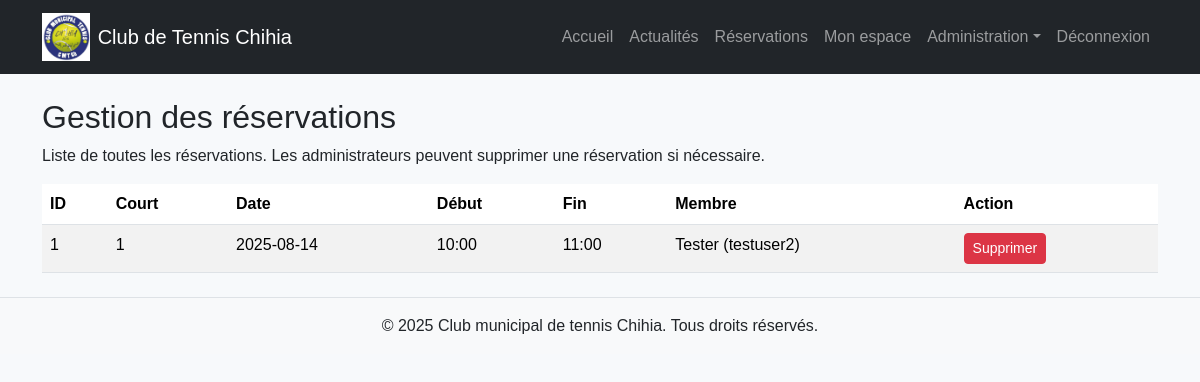
/admin/reservations (signed in), run on an earlier commit of the app's database.
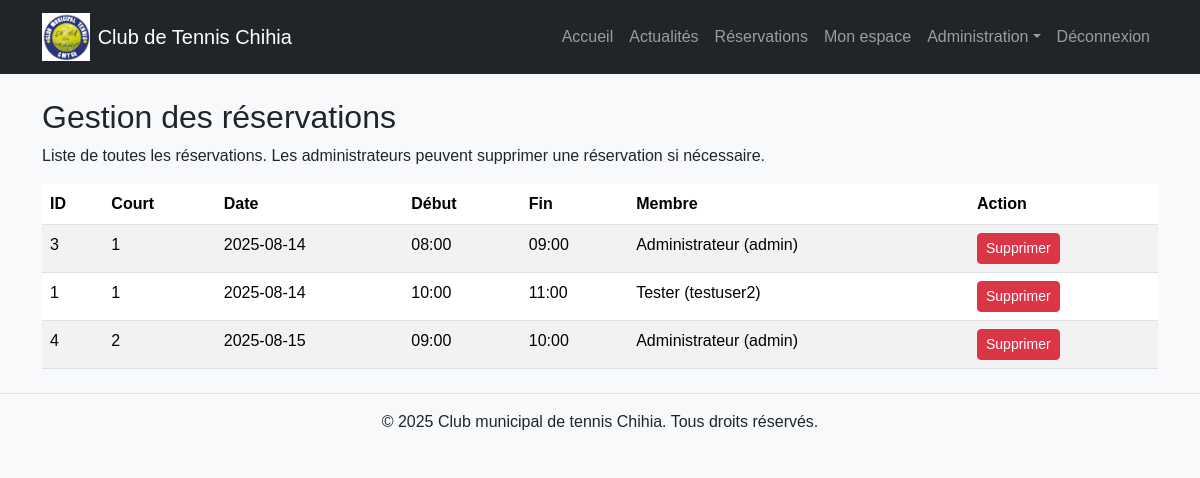
And on a later commit of the database.
### tables this page shows
CREATE TABLE reservations (
            id INTEGER PRIMARY KEY AUTOINCREMENT,
            user_id INTEGER NOT NULL,
            court_number INTEGER NOT NULL,
            date TEXT NOT NULL,
            start_time TEXT NOT NULL,
            end_time TEXT NOT NULL,
            FOREIGN KEY(user_id) REFERENCES users(id)
        );

CREATE TABLE users (
            id INTEGER PRIMARY KEY AUTOINCREMENT,
            username TEXT UNIQUE NOT NULL,
            password_hash TEXT NOT NULL,
            full_name TEXT,
            email TEXT,
            phone TEXT,
            is_admin INTEGER DEFAULT 0,
            validated INTEGER DEFAULT 0
        , is_trainer INTEGER DEFAULT 0);

### app.py (the view)
@app.get("/admin/reservations", response_class=HTMLResponse)
async def admin_reservations(request: Request) -> HTMLResponse:
    user = get_current_user(request)
    if not user:
        return RedirectResponse(url="/connexion", status_code=303)
    check_admin(user)
    conn = get_db_connection()
    cur = conn.cursor()
    cur.execute(
        "SELECT r.id, r.court_number, r.date, r.start_time, r.end_time, u.full_name AS user_full_name, u.username "
        "FROM reservations r JOIN users u ON r.user_id = u.id ORDER BY r.date, r.start_time"
    )
    bookings = cur.fetchall()
    conn.close()
    return templates.TemplateResponse(
        "admin_reservations.html",
        {
            "request": request,
            "user": user,
            "bookings": bookings,
        },
    )

### templates/admin_reservations.html (shortened to what this page needs)
{% extends 'layout.html' %}
{% block content %}
<h2>Gestion des réservations</h2>
<p>Liste de toutes les réservations. Les administrateurs peuvent supprimer une réservation si nécessaire.</p>
<table class="table table-striped">
    <thead>
    <tr>
        <th>ID</th>
        <th>Court</th>
        <th>Date</th>
        <th>Début</th>
        <th>Fin</th>
        <th>Membre</th>
        <th>Action</th>
    </tr>
    </thead>
    <tbody>
    {% for b in bookings %}
        <tr>
            <td>{{ b.id }}</td>
            <td>{{ b.court_number }}</td>
            <td>{{ b.date }}</td>
            <td>{{ b.start_time }}</td>
            <td>{{ b.end_time }}</td>
            <td>{{ b.user_full_name }} ({{ b.username }})</td>
            <td>
                <form method="post" action="/admin/reservations/supprimer" style="display:inline;">
                    <button type="submit" class="btn btn-sm btn-danger">Supprimer</button>
                </form>
            </td>
        </tr>
    {% endfor %}
    </tbody>
</table>
{% endblock %}

### templates/layout.html (shortened to what this page needs)
<!DOCTYPE html>
<html lang="fr">
<head>
    <link href="https://cdn.jsdelivr.net/npm/bootstrap@5.3.2/dist/css/bootstrap.min.css" rel="stylesheet">
    <link rel="stylesheet" href="https://cdnjs.cloudflare.com/ajax/libs/font-awesome/6.5.1/css/all.min.css" />
    <link rel="stylesheet" href="{{ url_for('static', path='css/style.css') }}">
</head>
<body>
    <nav class="navbar navbar-expand-lg navbar-dark bg-dark">
        <div class="container">
            <a class="navbar-brand d-flex align-items-center" href="/">
                <img src="{{ url_for('static', path='images/logo.jpg') }}" alt="Logo du club" height="48" class="me-2">
                <span>Club de Tennis Chihia</span>
            </a>
            <div class="collapse navbar-collapse" id="navbarNav">
                <ul class="navbar-nav ms-auto">
                    <li class="nav-item"><a class="nav-link" href="/">Accueil</a></li>
                    <li class="nav-item"><a class="nav-link" href="/articles">Actualités</a></li>
                    {% if not user %}
                        <li class="nav-item"><a class="nav-link" href="/inscription">Inscription</a></li>
                        <li class="nav-item"><a class="nav-link" href="/connexion">Connexion</a></li>
                    {% else %}
                        {% if user.validated %}
                            <li class="nav-item"><a class="nav-link" href="/reservations">Réservations</a></li>
                            <li class="nav-item"><a class="nav-link" href="/espace">Mon espace</a></li>
                        {% endif %}
                        {% if user.is_admin %}
                            <li class="nav-item dropdown">
                                <a class="nav-link dropdown-toggle" href="#" id="adminDropdown" role="button" data-bs-toggle="dropdown" aria-expanded="false">Administration</a>
                            </li>
                        {% endif %}
                        <li class="nav-item"><a class="nav-link" href="/deconnexion">Déconnexion</a></li>
                    {% endif %}
                </ul>
            </div>
        </div>
    </nav>
    <main class="container my-4">
        {% block content %}{% endblock %}
    </main>
    <footer class="bg-light text-center py-3 border-top">
        <div class="container">
            <p class="mb-0">&copy; {{ datetime.utcnow().year }} Club municipal de tennis Chihia. Tous droits réservés.</p>
        </div>
    </footer>
</body>
</html>

### static/css/style.css (style rules this page uses)
body { font-family: 'Arial', sans-serif; background-color: #f7f9fb; }

What changed in the data, as far as the page shows it:
added reservations: id "3", court_number "1", date "2025-08-14", start_time "08:00", end_time "09:00", user_full_name "Administrateur", username "admin"
added reservations: id "4", court_number "2", date "2025-08-15", start_time "09:00", end_time "10:00", user_full_name "Administrateur", username "admin"
